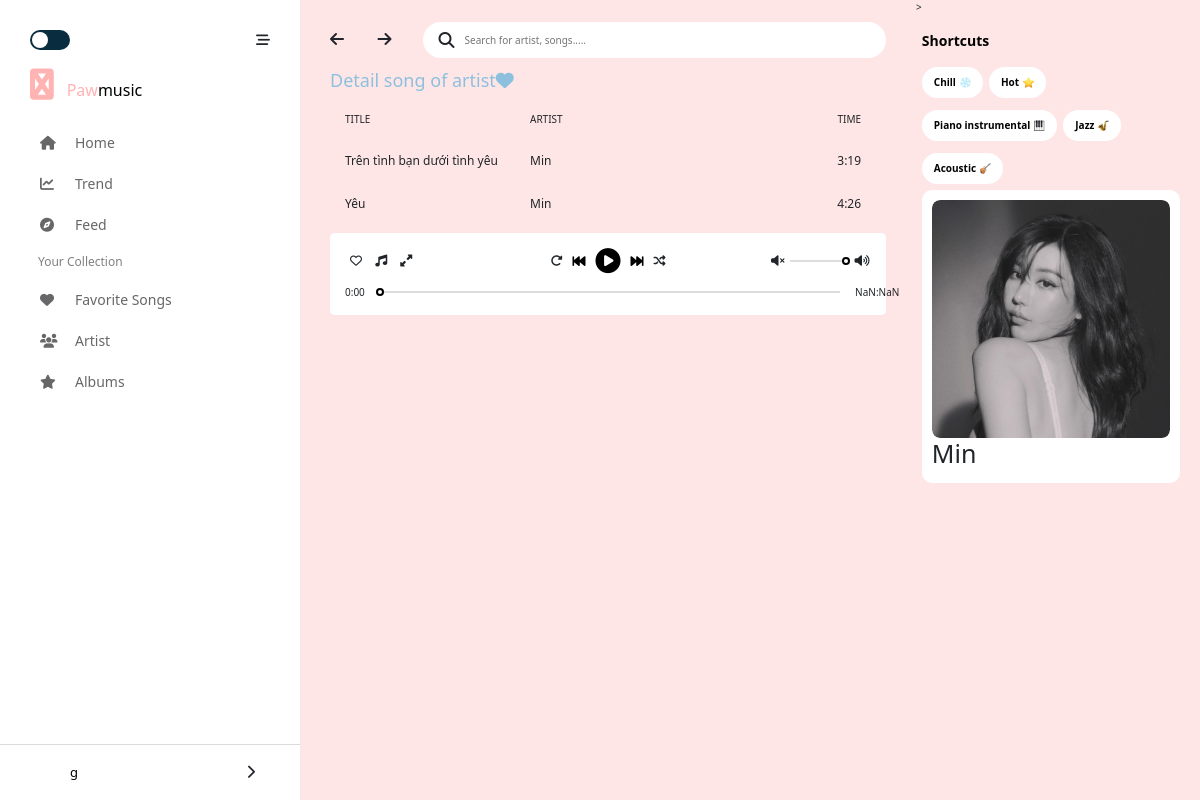
Screenshot of /artist/detail/9 (signed in) with the database file from the repository.
### songs/models.py (models this page shows)
class Song(models.Model):
    name = models.TextField(max_length=256)
    time = models.TextField(max_length=50)
    linkSave = models.TextField()
    target = models.BooleanField(default=0)
    artist = models.ForeignKey(
        Artist,
        on_delete=models.CASCADE,
        blank=False,
        null=True)#1-n

### artists/models.py (models this page shows)
class Artist(models.Model):
    name = models.TextField(max_length=256)
    linkImage = models.TextField()
    description = models.TextField(default='')

### artistdetails/views.py (the view)
# urls.py: path('<int:id>', views.artistDetail,name='artist'),
def artistDetail(request, id):
    firstname = request.session["firstname"]
    request.session['idArtist'] = id
    artist = Artist.objects.get(id = id)
    songs = Song.objects.filter(artist_id = id)
    return render(request, 'authentication/artistDetail.html',{"songs": songs, "firstname": firstname, "artist": artist})

### templates/authentication/artistDetail.html (shortened to what this page needs)
<!DOCTYPE html>
<html lang="en">
  <head>
    <link
      href="https://cdn.jsdelivr.net/npm/bootstrap@5.1.3/dist/css/bootstrap.min.css"
      rel="stylesheet"
    />
    <link rel="stylesheet" href="https://cdnjs.cloudflare.com/ajax/libs/font-awesome/5.15.1/css/all.min.css">
    <link rel="stylesheet" href="https://cdnjs.cloudflare.com/ajax/libs/font-awesome/6.1.1/css/all.min.css" />
    {% load static %}
    <link rel="stylesheet"  href="{%  static  'css/style.css'  %}" type="text/css">
    {% load static %}
    <link rel="stylesheet"  href="{%  static  'css/responsive.css'  %}" type="text/css">
    <link
      rel="stylesheet"
      href="https://unpkg.com/swiper/swiper-bundle.min.css"
    />
  </head>
  <body onload="LoadAT()">
    <div class="">
      <div id="main" style="width: 100%;">
        <div id="container" >
            <div id="navbar">
                <div class="navbar-container">
                    <header>
                        <span class="check">
                            <span class="ball"></span>
                        </span>
                        <i class="fas fa-stream js-hide-navbar"></i>
                    </header>
                    <div class="logo">
                        <i class="navbar__logo fab fa-solid fa-paw"></i>
                        <span class="navbar__primary-text">Paw</span><span>music</span>
                    </div>
                    <div class="navbar-content">
                        <nav>
                                <li class="navbar-content__icon">
                                    <a href="/home"><i class="fas fa-home"></i>Home</a>
                                </li>
                                <li class="navbar-content__icon">
                                    <a href="/song/trend"><i class="fas fa-chart-line"></i>Trend</a>
                                </li>
                                <li class="navbar-content__icon">
                                    <a href="/song/feed"><i class="fas fa-compass"></i>Feed</a>
                                </li>
                        </nav>
                        <nav>
                            <p class=" navbar-content__title">Your Collection</p>
                            <ul>
                                <li class="navbar-content__icon">
                                    <a href="/favoritesong"><i class="fas fa-heart"></i>Favorite Songs</a>
                                </li>
                                <li class="navbar-content__icon">
                                    <a href="/artist"><i class="fas fa-users"></i>Artist</a>
                                </li>
                                <li class="navbar-content__icon">
                                    <a href="/album"><i class="fas fa-star"></i>Albums</a>
                                </li>
                            </ul>
                        </nav>
                    </div>
                </div>
                <div class="navbar-user">
                    <div class="navbar-user__container">
                        <div class="user-avt">
                        </div>
                        <div class="user-name">{{ firstname }}</div>
                        <div class="user-menulists">
                            <div class="more-info">
                                <i class="fas fa-chevron-right"></i>
                            </div>
                        </div>
                    </div>
                </div>
            </div>
            <div id="main-content" >
                <header>
                    <nav class="main-content__header-nav">
                        <i class="fas fa-arrow-left"></i>
                        <i class="fas fa-arrow-right"></i>
                    </nav>
                    <div class="main-content__search-form">
                        <i class="fas fa-search search-btn"></i>
                        <input type="text" class="search-input" placeholder="Search for artist, songs.....">
                    </div>
                </header>
                <div class="my-playlistFS">
                    <div class="playlist-head">
                        <h4 style=" color: #8CC0DE;">Detail song of artist<i class="fas fa-heart"></i></h4>
                    </div>
                    <div class="playlist-list" >
                        <div class="playlist playlist-list__title">
                            <p class="playlist__title">TITLE</p>
                            <p class="playlist__artist">ARTIST</p>
                            <p class="playlist__time">TIME</p>
                        </div>
                        {% for song in songs %}
                            <div class="playlist playlist--hover" id="playlist{{ song.id }}" ondblclick="SelectSong({{ song.id}})">
                                <p class="playlist__title">{{song.name}}</p>
                                <p class="playlist__artist">{{song.artist.name}}</p>
                                <p class="playlist__time">{{song.time}}</p>
                            </div>
                        {% endfor %}
                    </div>
                </div>
                <div class="play-song">
                    <div class="play-control">
                        <div class="play-control__act">
                            <i class="far fa-heart" ></i>
                            <i class="fas fa-music"></i>
                            <i class="fas fa-expand-alt"></i>
                        </div>
                        <div class="play-control__main">
                            <i class="fas fa-redo-alt play-repeat"></i>
                            <i class="fas fa-fast-backward play-backward main-icon"></i>
                            <span class="play-inner">
                                <i class="fas fa-play-circle play-icon main-icon main-icon--big"></i>
                            </span>
                            <i class="fas fa-fast-forward play-forward main-icon"></i>
                            <i class="fas fa-random shuffle-song"></i>
                        </div>
                        <div class="play-control__volume">
                            <i class="fas fa-volume-mute"></i>
                            <input type="range" id="volume" class="volume" value ="1" min = "0" max="1" step="0.1">
                            <i class="fas fa-volume-up"></i>
                        </div>
                    </div>
                    <div class="play-seekbar">
                        <div class="timer__left">0:00</div>
                        <input type="range" name="range" id="range" class="range" />
                        {% load static %}
                        <div class="timer__right">3.00</div>
                    </div>
                </div>
            </div>>
            <div id="sidebar">
              <div class="sidebar__shortcuts">
                  <p class="sidebar__shortcuts-title">Shortcuts
                  </p>
                  <div class="sidebar__shortcuts-items">
                      <span class="sidebar__shortcuts-item">Chill
                          {% load static %}
                          <img src="{% static '/img/snow.png' %}" alt="">
                      </span>
                      <span class="sidebar__shortcuts-item">Hot
                          {% load static %}
                          <img src="{% static '/img/star.png' %}" alt="">
                      </span>
                      <span class="sidebar__shortcuts-item">Piano instrumental
                          {% load static %}
                          <img src="{% static '/img/piano.png' %}" alt="">
                      </span>
                      <span class="sidebar__shortcuts-item">Jazz
                          {% load static %}
                          <img src="{% static '/img/jazz.png' %}" alt="">
                      </span>
                      <span class="sidebar__shortcuts-item">Acoustic
                          {% load static %}
                          <img src="{% static '/img/ghitar.png' %}" alt="">
                      </span>
                  </div>
              </div>
              <div class="sidebar__suggest-album">
                  <div class="suggest-album">
                      <div class="suggest-album__img-container">
                          {% load static %}
                          <img src="{{ artist.linkImage }}" alt="">
                      </div>
                      <div class="suggest-album__content">
                          <div class="suggest-album__info">
                              <h1>{{ artist.name }}</h1>
                          </div>
                      </div>
                  </div>
              </div>
          </div>
      </div>
  </div>
    </div>
  </body>
</html>

### rows the page displays
Song: name "Trên tình bạn dưới tình yêu", artist.name "Min", time "3:19"
Song: name "Yêu", artist.name "Min", time "4:26"
Artist: linkImage (picture), name "Min"

### other values shown
{{ firstname }} "g"
